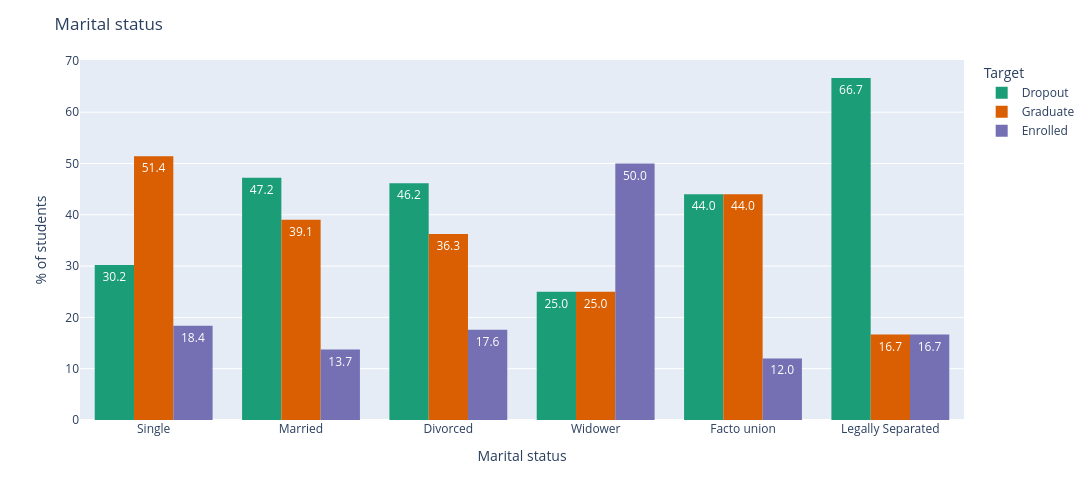

The code cell stored with this chart in its notebook:
### Markdown cell above
- The great majority of students are **single** (3,919 students, roughly 88–90% of the sample). This is expected, since most students are of typical university age.

- A small share are **married** (379 students, about 8–9%), which suggests a group of older or part-time students.

- The remaining categories are very small:

| Status | Count | Note |
| ----------------- | -------- | ------------------------------------------------------ |
| Divorced | 91 | Likely older students or those returning to study |
| Facto union | 25 | Living together without a registered marriage |
| Legally separated | 6 | Negligible |
| Widower | 4 | Very rare |

### Code cell
# Convert to pandas for visualization
data_viz_pd = data_viz.toPandas()

fig = px.histogram(data_viz_pd, x='Marital status', color = 'Target',
                   width = 1200, height = 500,
                   text_auto='.1f', color_discrete_sequence=px.colors.qualitative.Dark2,
                   barnorm = 'percent', barmode = 'group')

fig.update_layout(title='Marital status', yaxis_title = '% of students')

fig.show()

### Figure 1 — Plotly figure (JSON) as saved in the notebook; plotly's stock layout.template omitted (floating-point values rounded to 4 significant figures; data arrays with more than 128 entries replaced by an {"elided": "..."} marker saying what was removed)
{"data": [{"alignmentgroup": "True", "bingroup": "x", "hovertemplate": "Target=Dropout<br>Marital status=%{x}<br>count (normalized as percent)=%{y}<extra></extra>", "legendgroup": "Dropout", "marker": {"color": "rgb(27,158,119)", "pattern": {"shape": ""}}, "name": "Dropout", "offsetgroup": "Dropout", "orientation": "v", "showlegend": true, "texttemplate": "%{value:.1f}", "type": "histogram", "x": {"elided": "1421 str values"}, "xaxis": "x", "yaxis": "y"}, {"alignmentgroup": "True", "bingroup": "x", "hovertemplate": "Target=Graduate<br>Marital status=%{x}<br>count (normalized as percent)=%{y}<extra></extra>", "legendgroup": "Graduate", "marker": {"color": "rgb(217,95,2)", "pattern": {"shape": ""}}, "name": "Graduate", "offsetgroup": "Graduate", "orientation": "v", "showlegend": true, "texttemplate": "%{value:.1f}", "type": "histogram", "x": {"elided": "2209 str values"}, "xaxis": "x", "yaxis": "y"}, {"alignmentgroup": "True", "bingroup": "x", "hovertemplate": "Target=Enrolled<br>Marital status=%{x}<br>count (normalized as percent)=%{y}<extra></extra>", "legendgroup": "Enrolled", "marker": {"color": "rgb(117,112,179)", "pattern": {"shape": ""}}, "name": "Enrolled", "offsetgroup": "Enrolled", "orientation": "v", "showlegend": true, "texttemplate": "%{value:.1f}", "type": "histogram", "x": {"elided": "794 str values"}, "xaxis": "x", "yaxis": "y"}], "layout": {"barmode": "group", "barnorm": "percent", "height": 500, "legend": {"title": {"text": "Target"}, "tracegroupgap": 0}, "margin": {"t": 60}, "title": {"text": "Marital status"}, "width": 1200, "xaxis": {"anchor": "y", "domain": [0.0, 1.0], "title": {"text": "Marital status"}}, "yaxis": {"anchor": "x", "domain": [0.0, 1.0], "title": {"text": "% of students"}}}}
